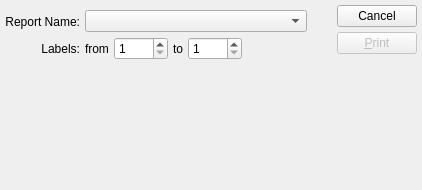
<ui version="4.0" >
 <author></author>
 <comment>This file is part of the xTuple ERP: PostBooks Edition, a free and
open source Enterprise Resource Planning software suite,
Copyright (c) 1999-2011 by OpenMFG LLC, d/b/a xTuple.
It is licensed to you under the Common Public Attribution License
version 1.0, the full text of which (including xTuple-specific Exhibits)
is available at www.xtuple.com/CPAL.  By using this software, you agree
to be bound by its terms.</comment>
 <class>printLabelsByOrder</class>
 <widget class="QDialog" name="printLabelsByOrder" >
  <property name="geometry" >
   <rect>
    <x>0</x>
    <y>0</y>
    <width>422</width>
    <height>190</height>
   </rect>
  </property>
  <property name="windowTitle" >
   <string>Print Labels by Order</string>
  </property>
  <layout class="QHBoxLayout" >
   <property name="spacing" >
    <number>7</number>
   </property>
   <property name="leftMargin" >
    <number>5</number>
   </property>
   <property name="topMargin" >
    <number>5</number>
   </property>
   <property name="rightMargin" >
    <number>5</number>
   </property>
   <property name="bottomMargin" >
    <number>5</number>
   </property>
   <item>
    <layout class="QVBoxLayout" >
     <property name="spacing" >
      <number>0</number>
     </property>
     <item>
      <layout class="QVBoxLayout" >
       <property name="spacing" >
        <number>5</number>
       </property>
       <item>
        <widget class="OrderCluster" name="_order" />
       </item>
       <item>
        <layout class="QHBoxLayout" >
         <property name="spacing" >
          <number>5</number>
         </property>
         <item>
          <layout class="QVBoxLayout" >
           <property name="spacing" >
            <number>5</number>
           </property>
           <item>
            <widget class="QLabel" name="_reportLit" >
             <property name="text" >
              <string>Report Name:</string>
             </property>
             <property name="alignment" >
              <set>Qt::AlignRight|Qt::AlignTrailing|Qt::AlignVCenter</set>
             </property>
             <property name="buddy" >
              <cstring>_report</cstring>
             </property>
            </widget>
           </item>
           <item>
            <widget class="QLabel" name="_labelsLit" >
             <property name="text" >
              <string>Labels:</string>
             </property>
             <property name="alignment" >
              <set>Qt::AlignRight|Qt::AlignTrailing|Qt::AlignVCenter</set>
             </property>
             <property name="buddy" >
              <cstring>_labelFrom</cstring>
             </property>
            </widget>
           </item>
          </layout>
         </item>
         <item>
          <layout class="QVBoxLayout" >
           <property name="spacing" >
            <number>5</number>
           </property>
           <item>
            <widget class="XComboBox" name="_report" />
           </item>
           <item>
            <layout class="QHBoxLayout" >
             <property name="spacing" >
              <number>0</number>
             </property>
             <item>
              <layout class="QHBoxLayout" >
               <property name="spacing" >
                <number>5</number>
               </property>
               <item>
                <widget class="QLabel" name="_fromLit" >
                 <property name="text" >
                  <string>from</string>
                 </property>
                 <property name="buddy" >
                  <cstring>_labelFrom</cstring>
                 </property>
                </widget>
               </item>
               <item>
                <widget class="QSpinBox" name="_labelFrom" >
                 <property name="minimum" >
                  <number>1</number>
                 </property>
                 <property name="maximum" >
                  <number>9999</number>
                 </property>
                </widget>
               </item>
               <item>
                <widget class="QLabel" name="_toLit" >
                 <property name="text" >
                  <string>to</string>
                 </property>
                 <property name="buddy" >
                  <cstring>_labelTo</cstring>
                 </property>
                </widget>
               </item>
               <item>
                <widget class="QSpinBox" name="_labelTo" >
                 <property name="minimum" >
                  <number>1</number>
                 </property>
                 <property name="maximum" >
                  <number>9999</number>
                 </property>
                </widget>
               </item>
              </layout>
             </item>
             <item>
              <spacer>
               <property name="orientation" >
                <enum>Qt::Horizontal</enum>
               </property>
               <property name="sizeType" >
                <enum>QSizePolicy::Expanding</enum>
               </property>
               <property name="sizeHint" >
                <size>
                 <width>65</width>
                 <height>16</height>
                </size>
               </property>
              </spacer>
             </item>
            </layout>
           </item>
          </layout>
         </item>
        </layout>
       </item>
      </layout>
     </item>
     <item>
      <spacer>
       <property name="orientation" >
        <enum>Qt::Vertical</enum>
       </property>
       <property name="sizeType" >
        <enum>QSizePolicy::Expanding</enum>
       </property>
       <property name="sizeHint" >
        <size>
         <width>20</width>
         <height>16</height>
        </size>
       </property>
      </spacer>
     </item>
    </layout>
   </item>
   <item>
    <layout class="QHBoxLayout" >
     <property name="spacing" >
      <number>0</number>
     </property>
     <item>
      <spacer>
       <property name="orientation" >
        <enum>Qt::Horizontal</enum>
       </property>
       <property name="sizeType" >
        <enum>QSizePolicy::Expanding</enum>
       </property>
       <property name="sizeHint" >
        <size>
         <width>20</width>
         <height>20</height>
        </size>
       </property>
      </spacer>
     </item>
     <item>
      <layout class="QVBoxLayout" >
       <property name="spacing" >
        <number>5</number>
       </property>
       <item>
        <widget class="QPushButton" name="_close" >
         <property name="text" >
          <string>Cancel</string>
         </property>
        </widget>
       </item>
       <item>
        <widget class="QPushButton" name="_print" >
         <property name="enabled" >
          <bool>false</bool>
         </property>
         <property name="text" >
          <string>&amp;Print</string>
         </property>
         <property name="default" >
          <bool>true</bool>
         </property>
        </widget>
       </item>
       <item>
        <spacer>
         <property name="orientation" >
          <enum>Qt::Vertical</enum>
         </property>
         <property name="sizeType" >
          <enum>QSizePolicy::Expanding</enum>
         </property>
         <property name="sizeHint" >
          <size>
           <width>20</width>
           <height>20</height>
          </size>
         </property>
        </spacer>
       </item>
      </layout>
     </item>
    </layout>
   </item>
  </layout>
 </widget>
 <layoutdefault spacing="6" margin="11" />
 <pixmapfunction>qPixmapFromMimeSource</pixmapfunction>
 <customwidgets>
  <customwidget>
   <class>OrderCluster</class>
   <extends>QWidget</extends>
   <header>ordercluster.h</header>
  </customwidget>
  <customwidget>
   <class>XComboBox</class>
   <extends>QComboBox</extends>
   <header>xcombobox.h</header>
  </customwidget>
 </customwidgets>
 <tabstops>
  <tabstop>_order</tabstop>
  <tabstop>_report</tabstop>
  <tabstop>_labelFrom</tabstop>
  <tabstop>_labelTo</tabstop>
  <tabstop>_print</tabstop>
  <tabstop>_close</tabstop>
 </tabstops>
 <resources/>
 <connections>
  <connection>
   <sender>_close</sender>
   <signal>clicked()</signal>
   <receiver>printLabelsByOrder</receiver>
   <slot>reject()</slot>
   <hints>
    <hint type="sourcelabel" >
     <x>20</x>
     <y>20</y>
    </hint>
    <hint type="destinationlabel" >
     <x>20</x>
     <y>20</y>
    </hint>
   </hints>
  </connection>
  <connection>
   <sender>_order</sender>
   <signal>valid(bool)</signal>
   <receiver>_print</receiver>
   <slot>setEnabled(bool)</slot>
   <hints>
    <hint type="sourcelabel" >
     <x>165</x>
     <y>42</y>
    </hint>
    <hint type="destinationlabel" >
     <x>375</x>
     <y>46</y>
    </hint>
   </hints>
  </connection>
 </connections>
</ui>
